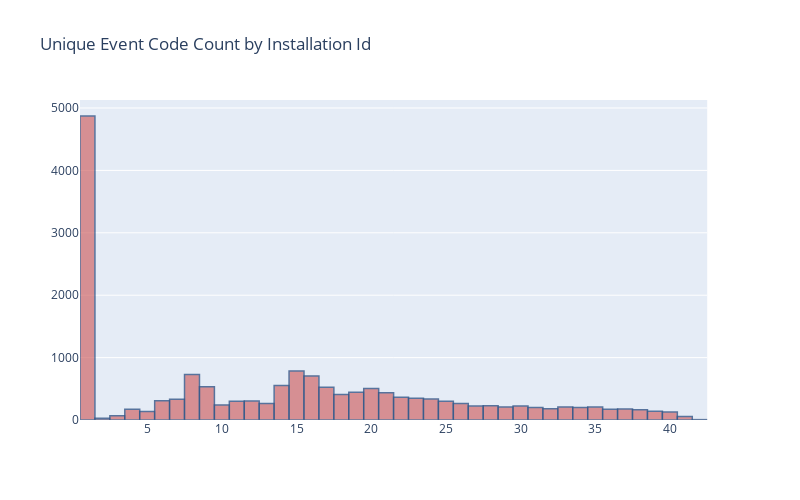

This figure's notebook cell:
### Markdown cell above
"CRYSTALCAVES" and "TREETOPCITY" ratio has varied on test and train dataset.

### Code cell
eventbyinstallation = df_train.groupby(["installation_id"])["event_code"].nunique()

fig = px.histogram(x=eventbyinstallation,
                   title='Unique Event Code Count by Installation Id',
                   opacity=0.8,
                   color_discrete_sequence=['indianred']
                  )

fig.update_layout(
    yaxis_title_text='',
    xaxis_title_text='',
    height=500, width=800
)

fig.update_traces(marker_line_color='rgb(8,48,107)',
                  marker_line_width=1.5, opacity=0.8
                 )

fig.show()

### Figure 1 — Plotly figure (JSON) as saved in the notebook; plotly's stock layout.template omitted (floating-point values rounded to 4 significant figures; data arrays with more than 128 entries replaced by an {"elided": "..."} marker saying what was removed)
{"data": [{"alignmentgroup": "True", "bingroup": "x", "hoverlabel": {"namelength": 0}, "hovertemplate": "x=%{x}<br>count=%{y}", "legendgroup": "", "marker": {"color": "indianred", "line": {"color": "rgb(8,48,107)", "width": 1.5}, "opacity": 0.8}, "name": "", "offsetgroup": "", "opacity": 0.8, "orientation": "v", "showlegend": false, "type": "histogram", "x": {"elided": "17000 int values"}, "xaxis": "x", "yaxis": "y"}], "layout": {"barmode": "relative", "height": 500, "legend": {"tracegroupgap": 0}, "title": {"text": "Unique Event Code Count by Installation Id"}, "width": 800, "xaxis": {"anchor": "y", "domain": [0, 0.98], "title": {"text": ""}}, "yaxis": {"anchor": "x", "domain": [0, 1], "title": {"text": ""}}}}
